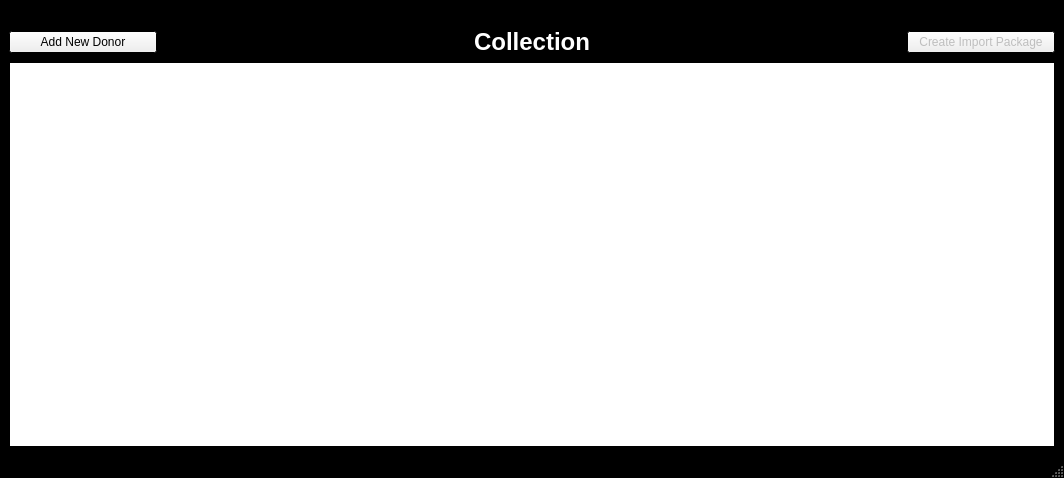
<?xml version="1.0" encoding="UTF-8"?>
<ui version="4.0">
 <class>MainWindow</class>
 <widget class="QMainWindow" name="MainWindow">
  <property name="geometry">
   <rect>
    <x>0</x>
    <y>0</y>
    <width>1064</width>
    <height>478</height>
   </rect>
  </property>
  <property name="palette">
   <palette>
    <active>
     <colorrole role="Base">
      <brush brushstyle="SolidPattern">
       <color alpha="255">
        <red>255</red>
        <green>255</green>
        <blue>255</blue>
       </color>
      </brush>
     </colorrole>
     <colorrole role="Window">
      <brush brushstyle="SolidPattern">
       <color alpha="255">
        <red>0</red>
        <green>0</green>
        <blue>0</blue>
       </color>
      </brush>
     </colorrole>
    </active>
    <inactive>
     <colorrole role="Base">
      <brush brushstyle="SolidPattern">
       <color alpha="255">
        <red>255</red>
        <green>255</green>
        <blue>255</blue>
       </color>
      </brush>
     </colorrole>
     <colorrole role="Window">
      <brush brushstyle="SolidPattern">
       <color alpha="255">
        <red>0</red>
        <green>0</green>
        <blue>0</blue>
       </color>
      </brush>
     </colorrole>
    </inactive>
    <disabled>
     <colorrole role="Base">
      <brush brushstyle="SolidPattern">
       <color alpha="255">
        <red>0</red>
        <green>0</green>
        <blue>0</blue>
       </color>
      </brush>
     </colorrole>
     <colorrole role="Window">
      <brush brushstyle="SolidPattern">
       <color alpha="255">
        <red>0</red>
        <green>0</green>
        <blue>0</blue>
       </color>
      </brush>
     </colorrole>
    </disabled>
   </palette>
  </property>
  <property name="windowTitle">
   <string>MainWindow</string>
  </property>
  <widget class="QWidget" name="centralwidget">
   <layout class="QVBoxLayout" name="verticalLayout">
    <item>
     <layout class="QHBoxLayout" name="horizontalLayout" stretch="1,5,1">
      <property name="sizeConstraint">
       <enum>QLayout::SetDefaultConstraint</enum>
      </property>
      <item>
       <widget class="QPushButton" name="puchButton_add_donor">
        <property name="text">
         <string>Add New Donor</string>
        </property>
       </widget>
      </item>
      <item>
       <widget class="QLabel" name="label">
        <property name="text">
         <string>&lt;html&gt;&lt;head/&gt;&lt;body&gt;&lt;p&gt;&lt;span style=&quot; font-size:18pt; font-weight:600; color:#ffffff;&quot;&gt;Collection&lt;/span&gt;&lt;/p&gt;&lt;/body&gt;&lt;/html&gt;</string>
        </property>
        <property name="alignment">
         <set>Qt::AlignCenter</set>
        </property>
       </widget>
      </item>
      <item>
       <widget class="QPushButton" name="pushButton_create_import">
        <property name="enabled">
         <bool>false</bool>
        </property>
        <property name="text">
         <string>Create Import Package</string>
        </property>
       </widget>
      </item>
     </layout>
    </item>
    <item>
     <widget class="QTreeView" name="treeView"/>
    </item>
   </layout>
  </widget>
  <widget class="QMenuBar" name="menubar">
   <property name="geometry">
    <rect>
     <x>0</x>
     <y>0</y>
     <width>1064</width>
     <height>21</height>
    </rect>
   </property>
   <widget class="QMenu" name="menuMenu">
    <property name="title">
     <string>Menu1</string>
    </property>
    <widget class="QMenu" name="menuSubmenu1">
     <property name="title">
      <string>Submenu1</string>
     </property>
     <addaction name="separator"/>
     <addaction name="actionSubsubmenu1"/>
     <addaction name="actionSubsubmenu2"/>
    </widget>
    <addaction name="menuSubmenu1"/>
    <addaction name="separator"/>
    <addaction name="actionSubmenu"/>
    <addaction name="actionSubmenu3"/>
   </widget>
   <widget class="QMenu" name="menuMenu2">
    <property name="title">
     <string>Menu2</string>
    </property>
    <addaction name="actionSubmenu_2"/>
   </widget>
   <addaction name="menuMenu"/>
   <addaction name="menuMenu2"/>
  </widget>
  <widget class="QStatusBar" name="statusbar"/>
  <action name="actionSubmenu">
   <property name="text">
    <string>Submenu2</string>
   </property>
  </action>
  <action name="actionSubmenu3">
   <property name="text">
    <string>Submenu3</string>
   </property>
  </action>
  <action name="actionSubsubmenu1">
   <property name="text">
    <string>Subsubmenu1</string>
   </property>
  </action>
  <action name="actionSubsubmenu2">
   <property name="text">
    <string>Subsubmenu2</string>
   </property>
  </action>
  <action name="actionSubmenu_2">
   <property name="text">
    <string>Submenu</string>
   </property>
  </action>
 </widget>
 <resources/>
 <connections/>
</ui>
